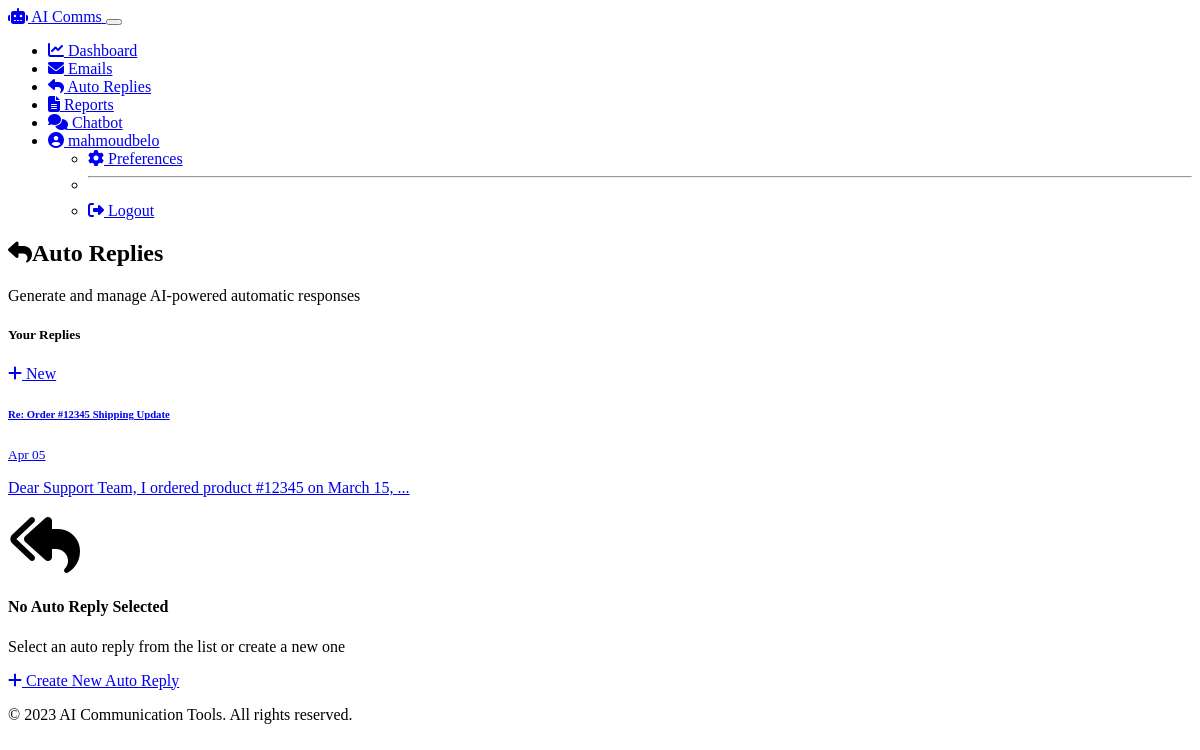
Screenshot of /auto-reply (signed in) with the database file from the repository.
### models.py (models this page shows, shortened)
class User(UserMixin, db.Model):
    id = db.Column(db.Integer, primary_key=True)
    username = db.Column(db.String(64), unique=True, nullable=False)
    email = db.Column(db.String(120), unique=True, nullable=False)
    password_hash = db.Column(db.String(256), nullable=False)
    created_at = db.Column(db.DateTime, default=datetime.utcnow)
    email_drafts = db.relationship('EmailDraft', backref='author', lazy='dynamic')
    reports = db.relationship('Report', backref='author', lazy='dynamic')
    chat_sessions = db.relationship('ChatSession', backref='user', lazy='dynamic')
    preferences = db.relationship('UserPreference', backref='user', uselist=False)
    auto_replies = db.relationship('AutoReply', backref='user', lazy='dynamic')

class AutoReply(db.Model):
    id = db.Column(db.Integer, primary_key=True)
    original_message = db.Column(db.Text, nullable=False)
    reply_subject = db.Column(db.String(200))
    reply_content = db.Column(db.Text, nullable=False)
    context = db.Column(db.Text)  # Additional context provided by user
    created_at = db.Column(db.DateTime, default=datetime.utcnow)
    user_id = db.Column(db.Integer, db.ForeignKey('user.id'), nullable=False)

### routes.py (the view)
@app.route('/auto-reply')
@login_required
def auto_replies():
    replies = AutoReply.query.filter_by(user_id=current_user.id).order_by(AutoReply.created_at.desc()).all()
    return render_template('auto_replies.html', replies=replies)

### app.py (called while the page is built)
@login_manager.user_loader
def load_user(user_id):
    from models import User
    return User.query.get(int(user_id))

### templates/auto_replies.html (shortened to what this page needs)
{% extends 'base.html' %}
{% block content %}
<div class="row mb-4">
    <div class="col">
        <h2><i class="fas fa-reply me-2"></i>Auto Replies</h2>
        <p class="lead">Generate and manage AI-powered automatic responses</p>
    </div>
</div>
<div class="row">
    <div class="col-md-4">
        <div class="card mb-4">
            <div class="card-header d-flex justify-content-between align-items-center">
                <h5 class="mb-0">Your Replies</h5>
                <a href="{{ url_for('new_auto_reply') }}" class="btn btn-sm btn-primary">
                    <i class="fas fa-plus me-1"></i> New
                </a>
            </div>
            <div class="card-body p-0">
                {% if replies %}
                <div class="list-group list-group-flush">
                    {% for reply in replies %}
                    <a href="{{ url_for('view_auto_reply', reply_id=reply.id) }}"
                       class="list-group-item list-group-item-action {% if selected_reply and selected_reply.id == reply.id %}active{% endif %}">
                        <div class="d-flex w-100 justify-content-between">
                            <h6 class="mb-1 text-truncate">
                                {% if reply.reply_subject %}
                                    {{ reply.reply_subject }}
                                {% else %}
                                    Auto Reply
                                {% endif %}
                            </h6>
                            <small>{{ reply.created_at.strftime('%b %d') }}</small>
                        </div>
                        <p class="mb-1 text-truncate {% if selected_reply and selected_reply.id == reply.id %}text-white{% else %}text-muted{% endif %}">
                            {{ reply.original_message[:60] }}...
                        </p>
                    </a>
                    {% endfor %}
                </div>
                {% else %}
                <div class="text-center p-4">
                    <i class="fas fa-reply fa-3x mb-3 text-muted"></i>
                    <p>No auto replies yet</p>
                </div>
                {% endif %}
            </div>
        </div>
    </div>
    <div class="col-md-8">
        {% if new_reply %}
        <div class="card">
            <div class="card-header">
                <h5 class="mb-0">Generate New Auto Reply</h5>
            </div>
            <div class="card-body">
                {% if generated_reply %}
                <div class="alert alert-success">
                    <i class="fas fa-check-circle me-2"></i>Reply generated successfully!
                </div>
                <div class="mb-4">
                    <h6>Original Message:</h6>
                    <div class="card card-body bg-light mb-3">
                        {{ original_message }}
                    </div>
                    <h6>Generated Reply:</h6>
                    <div class="card card-body bg-light">
                        {% if generated_reply.subject %}
                        <div class="mb-2"><strong>Subject:</strong> {{ generated_reply.subject }}</div>
                        <hr>
                        {% endif %}
                        <div>{{ generated_reply.body | nl2br }}</div>
                    </div>
                </div>
                <div class="d-grid gap-2">
                    <a href="{{ url_for('auto_replies') }}" class="btn btn-outline-secondary">
                        <i class="fas fa-times me-1"></i> Discard
                    </a>
                </div>
                {% else %}
                <form action="{{ url_for('new_auto_reply') }}" method="post">
                    <div class="mb-3">
                        <label for="message" class="form-label">Message to Reply To</label>
                        <textarea class="form-control" id="message" name="message" rows="4" placeholder="Paste the message you want to reply to here..." required></textarea>
                    </div>
                    <div class="mb-3">
                        <label for="context" class="form-label">Additional Context (Optional)</label>
                        <textarea class="form-control" id="context" name="context" rows="3" placeholder="Provide any additional context that should inform the reply (e.g., your availability, specific points to address, etc.)"></textarea>
                        <div class="form-text">This helps generate a more accurate and personalized response.</div>
                    </div>
                    <div class="d-grid gap-2">
                        <button type="submit" class="btn btn-primary">
                            <i class="fas fa-robot me-1"></i> Generate Auto Reply
                        </button>
                    </div>
                </form>
                {% endif %}
            </div>
        </div>
        <div class="card mt-4">
            <div class="card-header">
                <h5 class="mb-0">Example Use Cases</h5>
            </div>
            <div class="card-body">
                <div class="accordion" id="replyExamples">
                    <div class="accordion-item">
                        <h2 class="accordion-header" id="headingOne">
                            <button class="accordion-button collapsed" type="button" data-bs-toggle="collapse" data-bs-target="#collapseOne" aria-expanded="false" aria-controls="collapseOne">
                                Out of Office Reply
                            </button>
                        </h2>
                        <div id="collapseOne" class="accordion-collapse collapse" aria-labelledby="headingOne" data-bs-parent="#replyExamples">
                            <div class="accordion-body">
                                <p class="mb-1"><strong>Message:</strong></p>
                                <p class="mb-2">Hi, I wanted to follow up on our project timeline. When can we schedule a call to discuss?</p>
                                <p class="mb-1"><strong>Context:</strong></p>
                                <p>I'll be out of office from June 10-17 with limited email access. My colleague Sarah (sarah@example.com) can help with urgent matters.</p>
                                <button class="btn btn-sm btn-outline-primary mt-2" onclick="useExample(this)">Use Example</button>
                            </div>
                        </div>
                    </div>
                    <div class="accordion-item">
                        <h2 class="accordion-header" id="headingTwo">
                            <button class="accordion-button collapsed" type="button" data-bs-toggle="collapse" data-bs-target="#collapseTwo" aria-expanded="false" aria-controls="collapseTwo">
                                Meeting Request Response
                            </button>
                        </h2>
                        <div id="collapseTwo" class="accordion-collapse collapse" aria-labelledby="headingTwo" data-bs-parent="#replyExamples">
                            <div class="accordion-body">
                                <p class="mb-1"><strong>Message:</strong></p>
                                <p class="mb-2">Would you be available for a meeting next Tuesday at 2pm to discuss the proposal?</p>
                                <p class="mb-1"><strong>Context:</strong></p>
                                <p>I'm available Wednesday afternoon or Thursday morning. Please suggest alternative times if Tuesday doesn't work.</p>
                                <button class="btn btn-sm btn-outline-primary mt-2" onclick="useExample(this)">Use Example</button>
                            </div>
                        </div>
                    </div>
                    <div class="accordion-item">
                        <h2 class="accordion-header" id="headingThree">
                            <button class="accordion-button collapsed" type="button" data-bs-toggle="collapse" data-bs-target="#collapseThree" aria-expanded="false" aria-controls="collapseThree">
                                Customer Inquiry Response
                            </button>
                        </h2>
                        <div id="collapseThree" class="accordion-collapse collapse" aria-labelledby="headingThree" data-bs-parent="#replyExamples">
                            <div class="accordion-body">
                                <p class="mb-1"><strong>Message:</strong></p>
                                <p class="mb-2">I'm interested in your premium service but have questions about the pricing and features. Can you provide more details?</p>
                                <p class="mb-1"><strong>Context:</strong></p>
                                <p>Attach our pricing PDF and schedule a demo call. Our team is available M-F 9-5.</p>
                                <button class="btn btn-sm btn-outline-primary mt-2" onclick="useExample(this)">Use Example</button>
                            </div>
                        </div>
                    </div>
                </div>
            </div>
        </div>
        {% else %}
        <div class="card">
            <div class="card-body text-center p-5">
                <i class="fas fa-reply-all fa-4x mb-3 text-muted"></i>
                <h4>No Auto Reply Selected</h4>
                <p>Select an auto reply from the list or create a new one</p>
                <a href="{{ url_for('new_auto_reply') }}" class="btn btn-primary mt-2">
                    <i class="fas fa-plus me-1"></i> Create New Auto Reply
                </a>
            </div>
        </div>
        {% endif %}
    </div>
</div>
{% endblock %}

### templates/base.html (shortened to what this page needs)
<!DOCTYPE html>
<html lang="en" data-bs-theme="dark">
<head>
    <link rel="stylesheet" href="https://cdn.replit.com/agent/bootstrap-agent-dark-theme.min.css">
    <link rel="stylesheet" href="https://cdnjs.cloudflare.com/ajax/libs/font-awesome/6.4.0/css/all.min.css">
    <link rel="stylesheet" href="{{ url_for('static', filename='css/custom.css') }}">
</head>
<body>
    <nav class="navbar navbar-expand-lg bg-body-tertiary">
        <div class="container">
            <a class="navbar-brand d-flex align-items-center" href="{{ url_for('index') }}">
                <i class="fas fa-robot me-2"></i>
                <span>AI Comms</span>
            </a>
            <button class="navbar-toggler" type="button" data-bs-toggle="collapse" data-bs-target="#navbarNav"
                aria-controls="navbarNav" aria-expanded="false" aria-label="Toggle navigation">
            </button>
            <div class="collapse navbar-collapse" id="navbarNav">
                <ul class="navbar-nav ms-auto">
                    {% if current_user.is_authenticated %}
                    <li class="nav-item">
                        <a class="nav-link {% if request.endpoint == 'dashboard' %}active{% endif %}" href="{{ url_for('dashboard') }}">
                            <i class="fas fa-chart-line me-1"></i> Dashboard
                        </a>
                    </li>
                    <li class="nav-item">
                        <a class="nav-link {% if request.endpoint == 'email_drafts' or request.endpoint == 'new_email' or request.endpoint == 'view_email' %}active{% endif %}" href="{{ url_for('email_drafts') }}">
                            <i class="fas fa-envelope me-1"></i> Emails
                        </a>
                    </li>
                    <li class="nav-item">
                        <a class="nav-link {% if request.endpoint == 'auto_replies' or request.endpoint == 'new_auto_reply' or request.endpoint == 'view_auto_reply' %}active{% endif %}" href="{{ url_for('auto_replies') }}">
                            <i class="fas fa-reply me-1"></i> Auto Replies
                        </a>
                    </li>
                    <li class="nav-item">
                        <a class="nav-link {% if request.endpoint == 'reports' or request.endpoint == 'new_report' or request.endpoint == 'view_report' %}active{% endif %}" href="{{ url_for('reports') }}">
                            <i class="fas fa-file-alt me-1"></i> Reports
                        </a>
                    </li>
                    <li class="nav-item">
                        <a class="nav-link {% if request.endpoint == 'chatbot' or request.endpoint == 'view_chat' %}active{% endif %}" href="{{ url_for('chatbot') }}">
                            <i class="fas fa-comments me-1"></i> Chatbot
                        </a>
                    </li>
                    <li class="nav-item dropdown">
                        <a class="nav-link dropdown-toggle" href="#" role="button" data-bs-toggle="dropdown" aria-expanded="false">
                            <i class="fas fa-user-circle me-1"></i> {{ current_user.username }}
                        </a>
                        <ul class="dropdown-menu dropdown-menu-end">
                            <li><a class="dropdown-item" href="{{ url_for('preferences') }}"><i class="fas fa-cog me-1"></i> Preferences</a></li>
                            <li><hr class="dropdown-divider"></li>
                            <li><a class="dropdown-item" href="{{ url_for('logout') }}"><i class="fas fa-sign-out-alt me-1"></i> Logout</a></li>
                        </ul>
                    </li>
                    {% endif %}
                </ul>
            </div>
        </div>
    </nav>
    <main class="container py-4">
        {% block content %}{% endblock %}
    </main>
    <footer class="bg-body-tertiary py-4 mt-5">
        <div class="container text-center">
            <p class="mb-0">© 2023 AI Communication Tools. All rights reserved.</p>
        </div>
    </footer>
</body>
</html>

### static/css/custom.css (style rules this page uses)
.card { transition: all 0.3s ease; }
::placeholder { color: rgba(255, 255, 255, 0.5) !important; }

### rows the page displays
User: username "mahmoudbelo"
AutoReply: reply_subject "Re: Order #12345 Shipping Update", created_at "Apr 05", original_message "Dear Support Team, I ordered product #12345 on March 15,"
